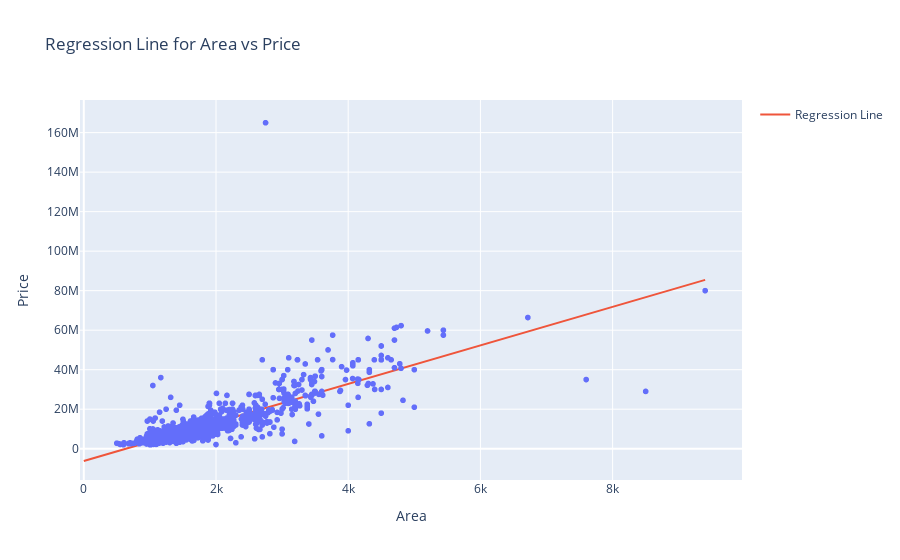

This figure's notebook cell:
### Code cell
# Plot the regression line using Plotly
fig = px.scatter(data, x='Area', y='Price', title='Regression Line for Area vs Price')
line_x = np.linspace(0, max(data['Area']), 100)
line_y = m * line_x + b
fig.add_trace(go.Scatter(x=line_x, y=line_y, mode='lines', name='Regression Line'))
fig.update_layout(xaxis_title='Area', yaxis_title='Price')
fig.show()
